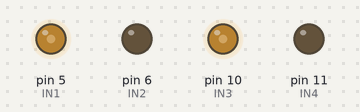
A sketch run on a simulated Arduino Uno, built with avr-gcc and run on an emulated ATmega328P. Parts: output pins drawn as LEDs (lit = HIGH).

Above: at 0.1 s.
Timing chart, 0 to 1.6 s (numbered marks = the images above):
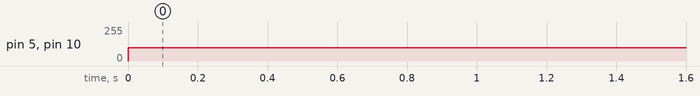

The sketch:

Moteur_code_de_la_documentation_bis.ino
```cpp
// Moteur 1
int IN1 = 5;
int IN2 = 6;

// Moteur 2
int IN3 = 10;
int IN4 = 11;

void setup() {

  pinMode(IN1, OUTPUT);
  pinMode(IN2, OUTPUT);
  pinMode(IN3, OUTPUT);
  pinMode(IN4, OUTPUT);

}

void loop() {

  avant();// Marche Avant

  delay(2000);

}


void avant () {

  analogWrite(IN1, 100);
  digitalWrite(IN2, 0);
  analogWrite(IN3, 100);
  digitalWrite(IN4, 0);

}

void arriere () {

  digitalWrite(IN1, 0);
  analogWrite(IN2, 100);
  digitalWrite(IN3, 0);
  analogWrite(IN4, 100);

}

void droite () {

  analogWrite(IN1, 100);
  digitalWrite(IN2, 0);
  digitalWrite(IN3, 0);
  analogWrite(IN4, 100);

}

void gauche () {

  digitalWrite(IN1, 0);
  analogWrite(IN2, 100);
  analogWrite(IN3, 100);
  digitalWrite(IN4, 0);

}
```

Measured:
- by itself, pin 5 (IN1), pin 10 (IN3): 0/255 → 100/255 at 0.00 s
